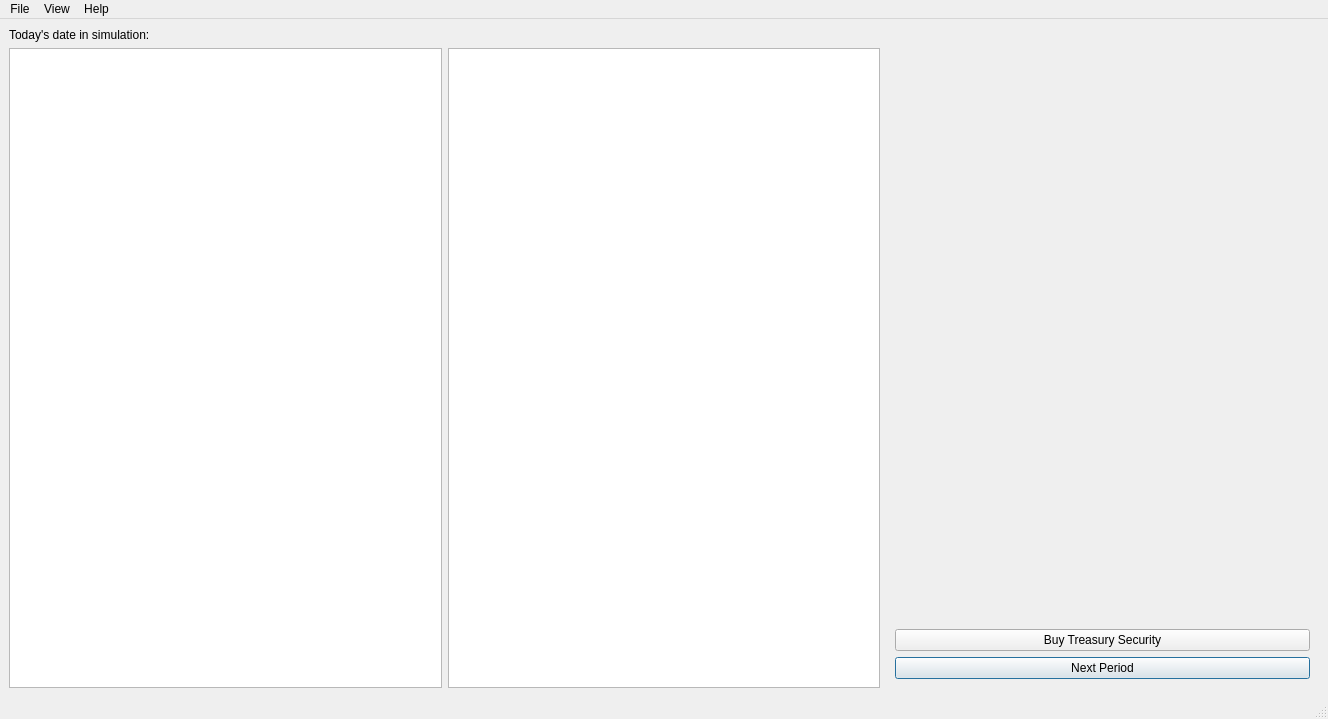
<?xml version="1.0" encoding="UTF-8"?>
<ui version="4.0">
 <class>MainWindow</class>
 <widget class="QMainWindow" name="MainWindow">
  <property name="geometry">
   <rect>
    <x>0</x>
    <y>0</y>
    <width>1328</width>
    <height>719</height>
   </rect>
  </property>
  <property name="windowTitle">
   <string>MainWindow</string>
  </property>
  <widget class="QWidget" name="centralwidget">
   <layout class="QGridLayout" name="gridLayout">
    <item row="1" column="0">
     <widget class="QTreeView" name="treeView"/>
    </item>
    <item row="1" column="2">
     <widget class="QTreeView" name="treeView_2"/>
    </item>
    <item row="0" column="0">
     <widget class="QLabel" name="dateInSimulationLabel">
      <property name="text">
       <string>Today's date in simulation:</string>
      </property>
     </widget>
    </item>
    <item row="1" column="3">
     <widget class="QWidget" name="widget" native="true">
      <property name="sizePolicy">
       <sizepolicy hsizetype="Expanding" vsizetype="Preferred">
        <horstretch>0</horstretch>
        <verstretch>0</verstretch>
       </sizepolicy>
      </property>
      <layout class="QVBoxLayout" name="verticalLayout">
       <item>
        <spacer name="verticalSpacer">
         <property name="orientation">
          <enum>Qt::Vertical</enum>
         </property>
         <property name="sizeHint" stdset="0">
          <size>
           <width>20</width>
           <height>40</height>
          </size>
         </property>
        </spacer>
       </item>
       <item>
        <widget class="QPushButton" name="buyTreasuryPushButton">
         <property name="text">
          <string>Buy Treasury Security</string>
         </property>
        </widget>
       </item>
       <item>
        <widget class="QPushButton" name="nextPeriodPushButton">
         <property name="sizePolicy">
          <sizepolicy hsizetype="Minimum" vsizetype="Fixed">
           <horstretch>0</horstretch>
           <verstretch>0</verstretch>
          </sizepolicy>
         </property>
         <property name="text">
          <string>Next Period</string>
         </property>
         <property name="icon">
          <iconset theme="go-next"/>
         </property>
         <property name="shortcut">
          <string>Return</string>
         </property>
         <property name="default">
          <bool>true</bool>
         </property>
         <property name="flat">
          <bool>false</bool>
         </property>
        </widget>
       </item>
      </layout>
     </widget>
    </item>
   </layout>
  </widget>
  <widget class="QMenuBar" name="menubar">
   <property name="geometry">
    <rect>
     <x>0</x>
     <y>0</y>
     <width>1328</width>
     <height>24</height>
    </rect>
   </property>
   <widget class="QMenu" name="menuFile">
    <property name="title">
     <string>File</string>
    </property>
    <addaction name="actionImport_yield_curve_data"/>
   </widget>
   <widget class="QMenu" name="menuHelp">
    <property name="title">
     <string>Help</string>
    </property>
    <addaction name="actionAbout_Qt"/>
   </widget>
   <widget class="QMenu" name="menuView">
    <property name="title">
     <string>View</string>
    </property>
    <addaction name="actionYield_Curve"/>
   </widget>
   <addaction name="menuFile"/>
   <addaction name="menuView"/>
   <addaction name="menuHelp"/>
  </widget>
  <widget class="QStatusBar" name="statusbar"/>
  <action name="actionAbout_Qt">
   <property name="text">
    <string>About Qt</string>
   </property>
  </action>
  <action name="actionYield_Curve">
   <property name="text">
    <string>Yield Curve</string>
   </property>
  </action>
  <action name="actionImport_yield_curve_data">
   <property name="text">
    <string>Import yield curve data</string>
   </property>
  </action>
 </widget>
 <resources/>
 <connections/>
</ui>
